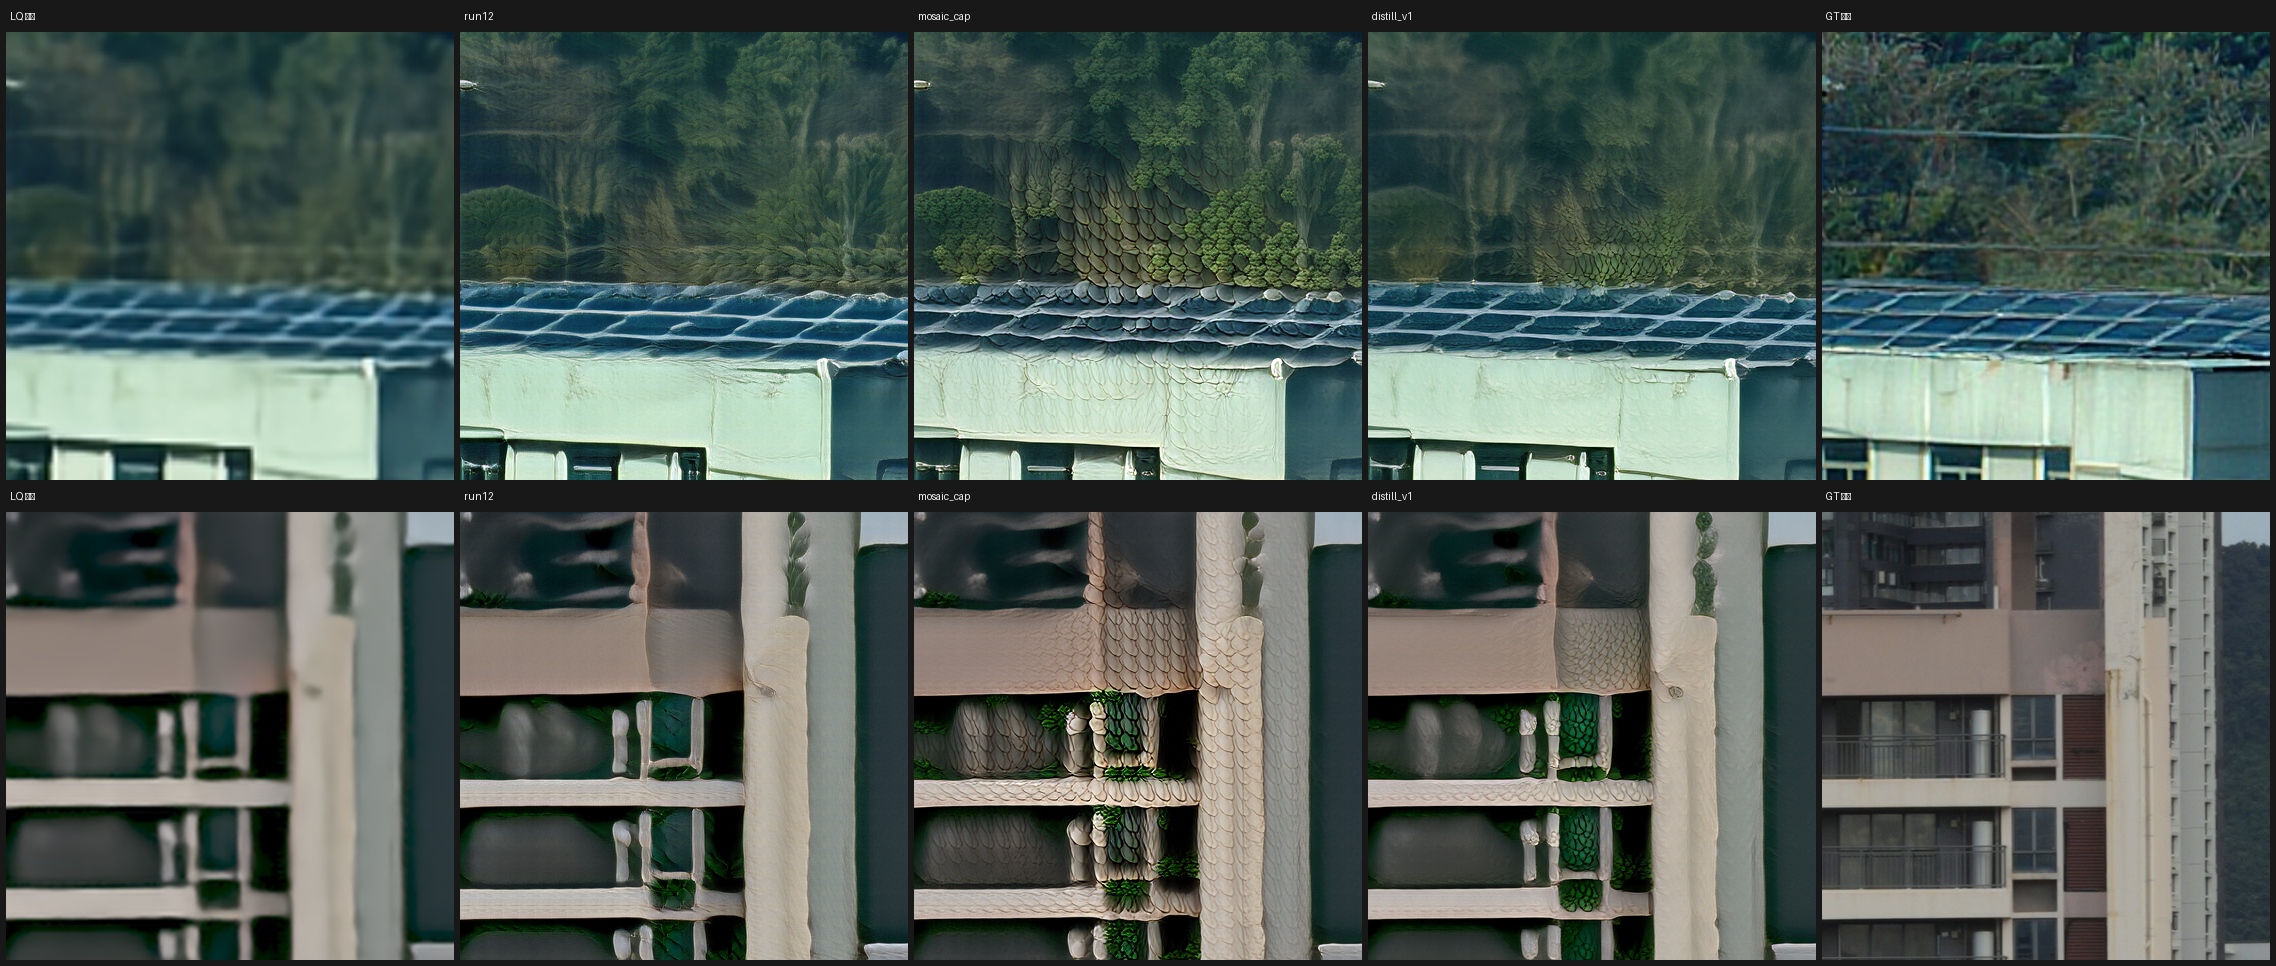

Python code for this plot:
"""查 TinySR 这一族（含蒸馏产物）有没有同样的物体幻觉。

teacher2 在楼体上凭空生成整片仙人掌状物体，vosr_cap 程度轻但同病。
distill_v1 是拿 vosr_cap 的输出当目标训的，必须确认它有没有继承。
"""
import os, sys, warnings; warnings.filterwarnings("ignore")
sys.path.insert(0, "/cache/zihaohe/csig_isr/v3/code")
import numpy as np, torch
from PIL import Image, ImageDraw
from settings import VAL
from tinysr_runtime import build_model

Image.MAX_IMAGE_PIXELS = None
DEV, DT = torch.device("cuda"), torch.float16
R = "/cache/zihaohe/csig_isr"
PICKS = [("case1_lq.jpg", "case1_gt.png", 0.50, 0.42),
         ("case3_lq.jpg", "case3_gt.jpg", 0.38, 0.55)]
S = 448
MODELS = [("run12", f"{R}/train_out/run12_iqa30/best.pth"),
          ("mosaic_cap", f"{R}/train_out/mosaic_cap/best.pth"),
          ("distill_v1", f"{R}/train_out/distill_v1/best.pth")]


def load(p):
    a = np.asarray(Image.open(p).convert("RGB"), np.float32) / 255.
    return torch.from_numpy(a).permute(2, 0, 1)[None]


def crop(t, fy, fx, s=S):
    H, W = t.shape[-2:]
    y = int(np.clip(fy * H - s // 2, 0, H - s)); x = int(np.clip(fx * W - s // 2, 0, W - s))
    return t[:, :, y:y + s, x:x + s].contiguous()


rows = []
for lqn, gtn, fy, fx in PICKS:
    lq_full = load(os.path.join(VAL, lqn)); gt_full = load(os.path.join(VAL, gtn))
    tiles = [("LQ 输入", crop(lq_full, fy, fx)[0])]
    for tag, ck in MODELS:
        if not os.path.exists(ck):
            continue
        m, _ = build_model(ck, device=DEV, dtype=DT, merge_lora=False,
                           alpha_mode="fixed", fixed_alpha=1.0)
        m.eval()
        H, W = lq_full.shape[-2:]
        y = int(np.clip(fy * H - 256, 0, H - 512)); x = int(np.clip(fx * W - 256, 0, W - 512))
        blk = lq_full[:, :, y:y + 512, x:x + 512].to(DEV, dtype=DT)
        with torch.no_grad(), torch.autocast("cuda", dtype=DT):
            o = m(blk).float().clamp(0, 1).cpu()
        off = (512 - S) // 2
        tiles.append((tag, o[0, :, off:off + S, off:off + S]))
        del m; torch.cuda.empty_cache()
    tiles.append(("GT 真值", crop(gt_full, fy, fx)[0]))
    rows.append(tiles)

pad, hdr = 6, 26
cols = len(rows[0])
Wt = cols * S + (cols + 1) * pad
Ht = len(rows) * (S + hdr) + (len(rows) + 1) * pad
canvas = Image.new("RGB", (Wt, Ht), (24, 24, 24))
d = ImageDraw.Draw(canvas)
for r, tiles in enumerate(rows):
    for c, (tag, t) in enumerate(tiles):
        im = Image.fromarray((t.permute(1, 2, 0).numpy() * 255).round().astype(np.uint8))
        x0 = pad + c * (S + pad); y0 = pad + r * (S + hdr + pad)
        d.text((x0 + 4, y0 + 4), tag, fill=(240, 240, 240))
        canvas.paste(im, (x0, y0 + hdr))
out = "/cache/zihaohe/montage_tinysr.png"
canvas.save(out, quality=95)
print("已存", out, canvas.size, flush=True)
